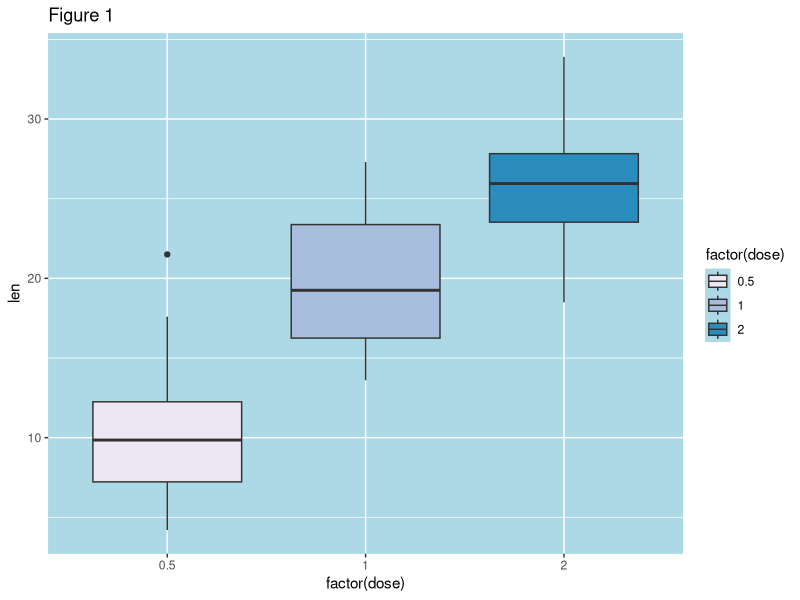
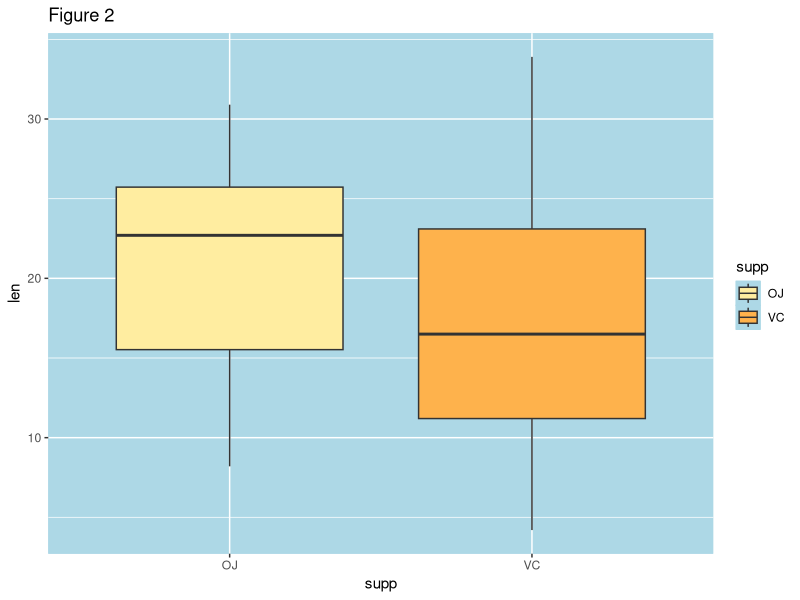

These charts were generated, in order, by the following R code: (Note: this script raises an error after producing the figures.)
## ---- chunk 1
knitr::opts_chunk$set(echo = TRUE)
## ---- chunk 2
library(datasets)
library(ggplot2)
library(RColorBrewer)
library(grDevices)

data(ToothGrowth)
attach(ToothGrowth)

#A first look shows us that there are 3 variables and 60 observations
str(ToothGrowth)

#Shows that the dose is in .5 increments with 3 unique levels - converted to factors
summary(ToothGrowth)
unique(ToothGrowth$dose)
ToothGrowth$dose<-as.factor(ToothGrowth$dose)

## ---- chunk 3
theme <- theme(
  panel.background = element_rect(fill = "lightblue",
                                colour = "lightblue",
                                size = 0.5, linetype = "solid"),
  panel.grid.major = element_line(size = 0.5, linetype = 'solid',
                                colour = "white"), 
  panel.grid.minor = element_line(size = 0.25, linetype = 'solid',
                                colour = "white")
  ) 

ggplot(aes(x = factor(dose), y = len), data = ToothGrowth) + geom_boxplot(aes(fill = factor(dose))) + theme + scale_fill_brewer(palette="PuBu") + labs(title = "Figure 1")
## ---- chunk 4
aggregate(len,list(supp,dose),mean)
## ---- chunk 5
ggplot(aes(x = supp, y = len), data = ToothGrowth) + geom_boxplot(aes(fill = supp)) + theme + scale_fill_brewer(palette="YlOrRd") + labs(title = "Figure 2")
## ---- chunk 6
ggplot(aes(x = supp, y = len), data = ToothGrowth) + geom_boxplot(aes(fill = supp)) + facet_wrap(~ dose) + theme + scale_fill_brewer(palette="YlOrRd")+ labs(title = "Figure 3") + annotate("text", x = 1.5, y = 2, label = c("p = .03","p = .0005","p = .5"))
## ---- chunk 7
#This operation splits the data frame by dose and supplement type. The result is a list 6 data frames each with 10 observations controlled for dose and supplement type.

split_tooth <- split(ToothGrowth, f = list(ToothGrowth$dose, ToothGrowth$supp))
## ---- chunk 8
t.test(c(split_tooth[[1]]$len,split_tooth[[2]]$len,split_tooth[[3]]$len),c(split_tooth[[4]]$len,split_tooth[[5]]$len,split_tooth[[6]]$len), alternative = "greater")$p.value
## ---- chunk 9
t.test(split_tooth[[1]]$len,split_tooth[[4]]$len, alternative = "greater")$p.value
## ---- chunk 10
t.test(split_tooth[[2]]$len,split_tooth[[5]]$len, alternative = "greater")$p.value
## ---- chunk 11
t.test(split_tooth[[3]]$len,split_tooth[[6]]$len, alternative = "greater")$p.value
## ---- chunk 12
t.test(c(split_tooth[[1]]$len,split_tooth[[4]]$len),c(split_tooth[[2]]$len,split_tooth[[5]]$len), alternative = "less")$p.value
## ---- chunk 13
t.test(c(split_tooth[[1]]$len,split_tooth[[4]]$len),c(split_tooth[[3]]$len,split_tooth[[6]]$len), alternative = "less")$p.value
## ---- chunk 14
t.test(c(split_tooth[[2]]$len,split_tooth[[5]]$len),c(split_tooth[[3]]$len,split_tooth[[6]]$len), alternative = "less")$p.value
